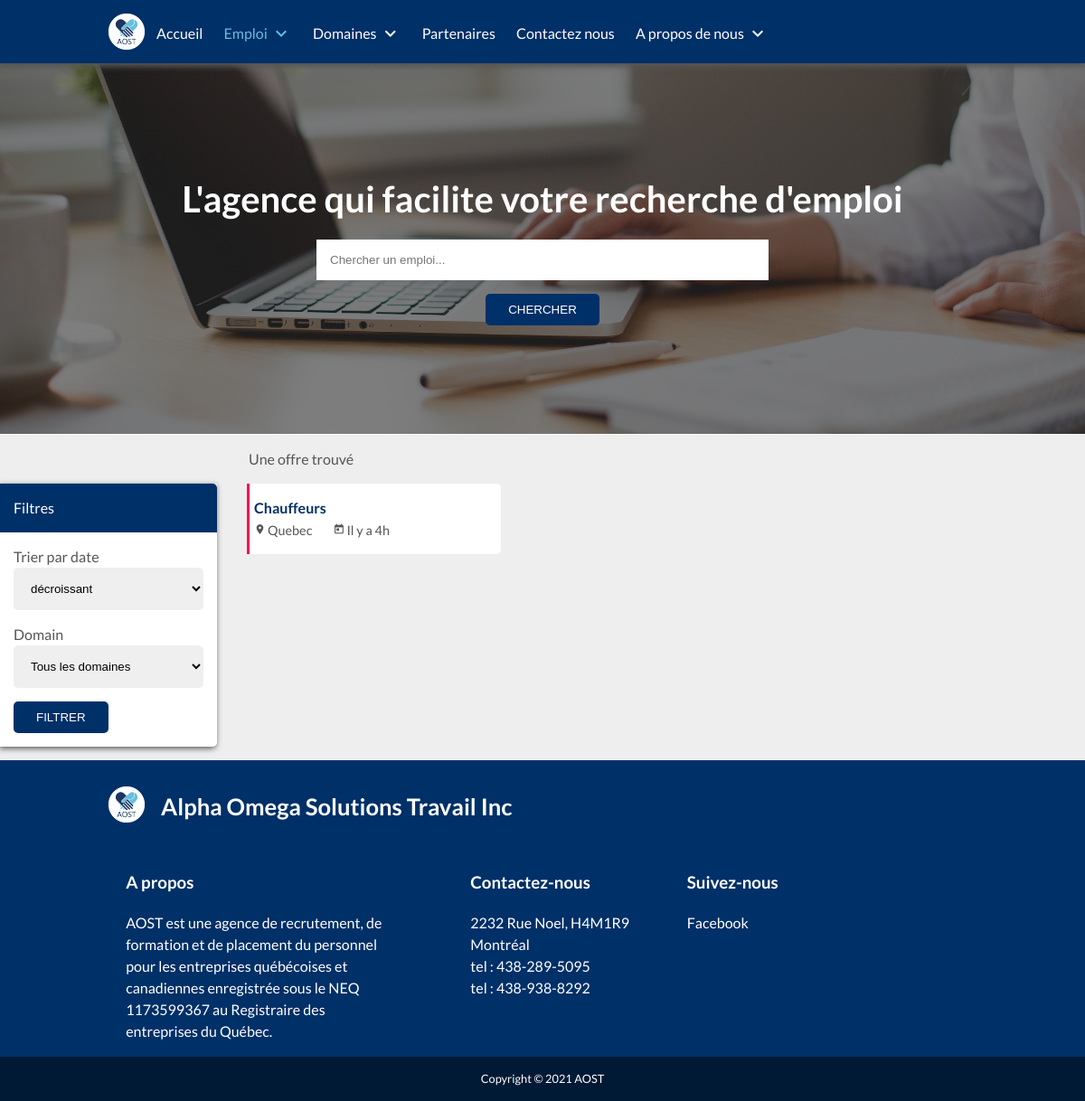
Screenshot of /job/offers/index.php with the database file from the repository.
### tables this page shows
CREATE TABLE IF NOT EXISTS `offers` (
  `id` bigint(20) NOT NULL AUTO_INCREMENT,
  `id_admin` bigint(20) NOT NULL,
  `id_subdomain` bigint(20) NOT NULL,
  `id_city` bigint(20) NOT NULL,
  `compagny` varchar(100) NOT NULL,
  `description` longtext COMMENT 'Description globale de la demande',
  `missions` longtext COMMENT 'description détaillée (par mission) de la demande',
  `skill` longtext COMMENT 'compétences requises du postulant',
  `candidate_profile` longtext COMMENT 'Informations requises du postulant (age, annee d''experience, caractere etc...)',
  `cv` int(1) NOT NULL DEFAULT '0' COMMENT 'vaudra 1 si un CV est requit pour postuler',
  `motivation` int(1) NOT NULL DEFAULT '0' COMMENT 'Vaudra 1 si une lettre de motivation est requise pour postuler',
  `deleted` int(2) NOT NULL DEFAULT '0' COMMENT 'Vaudra 1 si supprimé par un admin (restera présente dans un onglet archives ou corbeille)',
  `expired` int(2) NOT NULL DEFAULT '0' COMMENT 'vaudra 1 si déjà expiré',
  `deadline` datetime NOT NULL COMMENT 'Date limite',
  `added_at` datetime NOT NULL DEFAULT CURRENT_TIMESTAMP,
  PRIMARY KEY (`id`),
  KEY `fk_city` (`id_city`),
  KEY `fk_subdomain` (`id_subdomain`),
  KEY `fk_admin` (`id_admin`)
);

CREATE TABLE IF NOT EXISTS `subdomains` (
  `id` bigint(20) NOT NULL AUTO_INCREMENT,
  `id_admin` bigint(20) NOT NULL,
  `id_domain` bigint(20) NOT NULL,
  `name` varchar(200) NOT NULL,
  `color` varchar(100) NOT NULL,
  `image` varchar(255) NOT NULL,
  `added_at` datetime NOT NULL DEFAULT CURRENT_TIMESTAMP,
  PRIMARY KEY (`id`),
  KEY `id_domain` (`id_domain`),
  KEY `fk_admin` (`id_admin`)
);

CREATE TABLE IF NOT EXISTS `city` (
  `id` bigint(20) NOT NULL AUTO_INCREMENT,
  `name` varchar(150) NOT NULL,
  `added_at` datetime NOT NULL DEFAULT CURRENT_TIMESTAMP,
  PRIMARY KEY (`id`)
);

### job/offers/index.php (called while the page is built)
<?php include($_SERVER["DOCUMENT_ROOT"]."/aost/outils/php/redirection.php");
	redirection("Offres d'emplois | Alpha Omega Solutions Travail", _APP_PATH."job/offers/offers.php", "Offres d'emplois", "Offres d'emplois", _ROOT_PATH."job/offers/offers.css", _ROOT_PATH."job/offers/offers.js");
?>

### class/Offer.class.php (called while the page is built, shortened)
<?php
class Offer
{
    private $_id;
    private $_added_at;
    public function __construct(array $data){
        foreach ($data as $key => $value) {
            $method='set'.ucfirst($key);
        }
    }
    public function setId($id){
        $this->_id=intval($id);
    }
    public function getId(){
        return $this->_id;
    }
    public function setAdded_at($added_at){
        $this->_added_at=strval($added_at);
    }
    public function getAdded_at(){
        return $this->_added_at;
    }
public function getOffersFilterLimit($keyword, $id_domain, $date, $start){
  include(_APP_PATH."bd/server-connect.php");
  $id_domain = intval($id_domain);
  $start=intval($start);
  $end=$start+10;
  $regex = $keyword == "" ? "" : " subdomains.name REGEXP '^(.*)$keyword(.*)$' ";
  $domainTxt = $id_domain == -1 ? "" : " subdomains.id_domain=$id_domain ";
  $dateDirection = " ORDER BY offers.added_at $date ";
  $limit = " LIMIT $start,$end ";
  if($domainTxt == "" && $regex == ""){
    $where_1 = " 1 ";
}else {
    $where_1 = "";
}
$query= $db->prepare("SELECT * FROM subdomains INNER JOIN offers ON offers.id_subdomain = subdomains.id WHERE $regex $domainTxt $where_1 $dateDirection $limit");
$offers=[];
if($query->execute()){
  while($data=$query->fetch()){
      $offers[]=new Offer($data);
  }
  return $offers;
}else{
  return false;
}
}
}
?>

### class/Subdomain.class.php (called while the page is built, shortened)
<?php
class Subdomain
{
 private $_name;
 public function __construct(array $data){
    foreach ($data as $key => $value) {
       $method='set'.ucfirst($key);
  }
}
public function setName($name){
 $this->_name=htmlentities(strval($name));
}
public function getName(){
    return $this->_name;
}
public function getSubdomain($id){
    include(_APP_PATH."bd/server-connect.php");
    $id=intval($id);
    $query=$db->prepare("SELECT * FROM subdomains WHERE id=?");
    $query->bindParam(1,$id);
    if($query->execute() && $query->rowCount()==1){
      $data=$query->fetch();
      return (new Subdomain($data));
  }else{
      return false;
  }
}
}
?>

### class/Domain.class.php (called while the page is built, shortened)
<?php
class domain
{
    private $_color;
    public function __construct(array $data){
        foreach ($data as $key => $value) {
            $method='set'.ucfirst($key);
        }
    }
    public function setColor($color){
        $this->_color=htmlentities(strval($color));
    }
    public function getColor(){
        return $this->_color;
    }
public function getDomain($id){
    include(_APP_PATH."bd/server-connect.php");
    $id=intval($id);
    $query=$db->prepare("SELECT * FROM domains WHERE id=?");
    $query->bindParam(1,$id);
    if($query->execute() && $query->rowCount()==1){
        $data=$query->fetch();
        return (new Domain($data));
    }else{
        return false;
    }
}
}
?>

### class/City.class.php (called while the page is built, shortened)
<?php
class City
{
    private $_name;
    public function __construct(array $data){
        foreach ($data as $key => $value) {
            $method='set'.ucfirst($key);
        }
    }
    public function setName($name){
        $this->_name=htmlentities(strval($name));
    }
    public function getName(){
        return $this->_name;
    }
public function getCity($id){
    include(_APP_PATH."bd/server-connect.php");
    $id=intval($id);
    $query=$db->prepare("SELECT * FROM city WHERE id=?");
    $query->bindParam(1,$id);
    if($query->execute() && $query->rowCount()==1){
        $data=$query->fetch();
        return (new City($data));
    }else{
        return false;
    }
}
}
?>

### outils/php/functions.php (called while the page is built, shortened)
<?php
$tab_month=array("Janvier","Février","Mars","Avril","Mai","Juin","Juillet","Aougt","Septembre","Octobre","Novembre","Décembre");
function get_elapsed_time($datetime){
	global $tab_month;
	$date_convert_in_seconde = strtotime($datetime);
	if(date('Ymd', $date_convert_in_seconde) == date('Ymd')){
		$diff = time()-$date_convert_in_seconde;
		if($diff < 60){
			return "Il y a ".$diff." secondes";
		}else if($diff < 3600){
			return "Il y a ".floor($diff/60)." min";
		}else if($diff < 86400){
			return "Il y a ".floor($diff/3600)."h";
		}
	}else if(date('Ymd', $date_convert_in_seconde) == date('Ymd', strtotime('- 1 DAY'))){
		return "Hier";
	}else if(date('Ymd', $date_convert_in_seconde) == date('Ymd', strtotime('- 2 DAY'))){
		return "Il y a 2 jours";
	}else if(date('Ymd', $date_convert_in_seconde) == date('Ymd', strtotime('- 3 DAY'))){
		return "Il y a 3 jours";
	}else if(date('Ymd', $date_convert_in_seconde) == date('Ymd', strtotime('- 4 DAY'))){
		return "Il y a 4 jours";
	}else if(date('Ymd', $date_convert_in_seconde) == date('Ymd', strtotime('- 5 DAY'))){
		return "Il y a 5 jours";
	}else if(date('Ymd', $date_convert_in_seconde) == date('Ymd', strtotime('- 6 DAY'))){
		return "Il y a 6 jours";
	}else if(date('YW', $date_convert_in_seconde) == date('YW', strtotime('- 1 WEEK'))){
		return "Il y a 1 semaine";
	}else if(date('YW', $date_convert_in_seconde) == date('YW', strtotime('- 2 WEEK'))){
		return "Il y a 2 semaines";
	}else if(date('YW', $date_convert_in_seconde) == date('YW', strtotime('- 3 WEEK'))){
		return "Il y a 3 semaines";
	}else if(date('YW', $date_convert_in_seconde) == date('YW', strtotime('- 4 WEEK'))){
		return "Il y a 4 semaines";
	}else if(date('Ym', $date_convert_in_seconde) == date('Ym', strtotime('- 1 MONTH'))){
		return "Il y a 1 mois";
	}else if(date('Ym', $date_convert_in_seconde) == date('Ym', strtotime('- 2 MONTH'))){
		return "Il y a 2 mois";
	}else if(date('Ym', $date_convert_in_seconde) == date('Ym', strtotime('- 3 MONTH'))){
		return "Il y a 3 mois";
	}else if(date('Ym', $date_convert_in_seconde) == date('Ym', strtotime('- 4 MONTH'))){
		return "Il y a 4 mois";
	}else if(date('Ym', $date_convert_in_seconde) == date('Ym', strtotime('- 5 MONTH'))){
		return "Il y a 5 mois";
	}else if(date('Ym', $date_convert_in_seconde) == date('Ym', strtotime('- 6 MONTH'))){
		return "Il y a 6 mois";
	}else if(date('Ym', $date_convert_in_seconde) == date('Ym', strtotime('- 7 MONTH'))){
		return "Il y a 7 mois";
	}else if(date('Ym', $date_convert_in_seconde) == date('Ym', strtotime('- 8 MONTH'))){
		return "Il y a 8 mois";
	}else if(date('Ym', $date_convert_in_seconde) == date('Ym', strtotime('- 9 MONTH'))){
		return "Il y a 9 mois";
	}else if(date('Ym', $date_convert_in_seconde) == date('Ym', strtotime('- 10 MONTH'))){
		return "Il y a 10 mois";
	}else if(date('Ym', $date_convert_in_seconde) == date('Ym', strtotime('- 11 MONTH'))){
		return "Il y a 11 mois";
	}else if(date('Y', $date_convert_in_seconde) == date('Y', strtotime('- 1 YEAR'))){
		return "Il y a 1 an";
	}else if(date('Y', $date_convert_in_seconde) == date('Y', strtotime('- 2 YEAR'))){
		return "Il y a 2 ans";
	}else if(date('Y', $date_convert_in_seconde) == date('Y', strtotime('- 3 YEAR'))){
		return "Il y a 3 ans";
	}else if(date('Y', $date_convert_in_seconde) == date('Y', strtotime('- 4 YEAR'))){
		return "Il y a 4 ans";
	}else if(date('Y', $date_convert_in_seconde) == date('Y', strtotime('- 5 YEAR'))){
		return "Il y a 5 ans";
	}else if(date('Y', $date_convert_in_seconde) == date('Y', strtotime('- 6 YEAR'))){
		return "Il y a 6 ans";
	}else if(date('Y', $date_convert_in_seconde) == date('Y', strtotime('- 7 YEAR'))){
		return "Il y a 7 ans";
	}else if(date('Y', $date_convert_in_seconde) == date('Y', strtotime('- 8 YEAR'))){
		return "Il y a 8 ans";
	}else if(date('Y', $date_convert_in_seconde) == date('Y', strtotime('- 9 YEAR'))){
		return "Il y a 9 ans";
	}else if(date('Y', $date_convert_in_seconde) == date('Y', strtotime('- 10 YEAR'))){
		return "Il y a 10 ans";
	}else if(date('Y', $date_convert_in_seconde) == date('Y', strtotime('- 11 YEAR'))){
		return "Il y a 11 ans";
	}else if(date('Y', $date_convert_in_seconde) == date('Y', strtotime('- 12 YEAR'))){
		return "Il y a 12 ans";
	}else if(date('Y', $date_convert_in_seconde) == date('Y', strtotime('- 13 YEAR'))){
		return "Il y a 13 ans";
	}else if(date('Y', $date_convert_in_seconde) == date('Y', strtotime('- 14 YEAR'))){
		return "Il y a 14 ans";
	}else if(date('Y', $date_convert_in_seconde) == date('Y', strtotime('- 15 YEAR'))){
		return "Il y a 15 ans";
	}else if(date('Y', $date_convert_in_seconde) == date('Y', strtotime('- 16 YEAR'))){
		return "Il y a 16 ans";
	}else if(date('Y', $date_convert_in_seconde) == date('Y', strtotime('- 17 YEAR'))){
		return "Il y a 17 ans";
	}else if(date('Y', $date_convert_in_seconde) == date('Y', strtotime('- 18 YEAR'))){
		return "Il y a 18 ans";
	}else if(date('Y', $date_convert_in_seconde) == date('Y', strtotime('- 19 YEAR'))){
		return "Il y a 19 ans";
	}else if(date('Y', $date_convert_in_seconde) == date('Y', strtotime('- 20 YEAR'))){
		return "Il y a 20 ans";
	}else if(date('Y', $date_convert_in_seconde) < date('Y', strtotime('- 20 YEAR'))){
		return "Il y a plus de 20 ans";
	}else{
		$mois=date('m',$date_convert_in_seconde);
		$mois=$tab_month[$mois-1];
		return 'depuis le '.date('d', $date_convert_in_seconde)." ".$mois;
	}
}
?>

### job/offers/offers.php (the view, shortened to what this page needs)
<?php
	$keyword = isset($_POST["keyword"]) ? $_POST["keyword"] : "";
	$date = isset($_POST["date"]) ? $_POST["date"] : "DESC";
	$id_domain = isset($_POST["id_domain"]) ? $_POST["id_domain"] : "-1";
	$offers_count = $offer->getOffersFilterLimit($keyword, $id_domain, $date, "");
	$actuParPage= 10;
	$nombreDePages=ceil(count($offers_count)/$actuParPage);
	if(isset($_GET['page']))
	{
		 $pageActuelle=intval($_GET['page']);
		 if($pageActuelle>$nombreDePages)
		 {
					$pageActuelle=$nombreDePages;
		 }
	}
	else
	{
		 $pageActuelle=1;
	}
	$premiereEntree=($pageActuelle-1)*$actuParPage;
	$offers = $offer->getOffersFilterLimit($keyword, $id_domain, $date, $premiereEntree);
?>
<div class="container-box" style="background-image: url('/aost/img/bg/bg1.jpg');">
  <div class="container-box-shadow">
    <div class="offset-10-laptop container-box-body" style="">
      <div class="container-title">L'agence qui facilite votre recherche d'emploi</div>
			<form method="post" action="<?php echo _ROOT_PATH; ?>job/offers/" class="form-offres-block">
        <div class="input-search">
          <input type="text" name="keyword" class="" id="inputSearchInput" autocomplete="off" placeholder="Chercher un emploi..." value="<?php if(isset($_POST["keyword"])){echo $_POST["keyword"];} ?>">
        </div>
        <br>
        <button id="autosuggest-btn" type="submit" class="btn btn-primary" name="button">Chercher</button>
      </form>
    </div>
  </div>
</div>
<div class="offres-block offers-container">
  <div class="offres-stats">
    <span class="stat">
			<?php
				if(count($offers_count) > 1){
					echo count($offers_count)." offres trouvés";
				}else {
					if(count($offers_count) > 0){
						echo "Une offre trouvé";
					}else {
						echo "Aucune offres trouvé";
					}
				}
			?>
		</span>
  </div>
  <div class="offres-filtres">
    <div class="offres-filtres-header">
      Filtres
    </div>
    <form method="post" action="<?php echo _ROOT_PATH; ?>job/offers/" class="offres-filtres-body">
      <div class="input-block">
      	<label for="date">Trier par date </label>
				<select class="" name="date" id="date">
					<option value="DESC" <?php if(isset($_POST["date"])){ if($_POST["date"] == "DESC"){echo "selected";} } ?>>décroissant</option>
				</select>
      </div>
			<div class="input-block">
				<label for="domain">Domain </label>
				<select class="" id="domain" name="id_domain">
					<option value="-1">Tous les domaines</option>
					<?php
						$domains = $domain->getDomains();
						foreach($domains as $domain){
					?>
					<option value="<?php echo $domain->getId(); ?>" <?php if(isset($_POST["id_domain"])){ if($_POST["id_domain"] == $domain->getId()){echo "selected";} } ?>><?php echo $domain->getName(); ?></option>
					<?php } ?>
				</select>
			</div>
			<input type="submit" name="" class="btn btn-primary" value="Filtrer">
    </form>
  </div>
  <div class="offres-contain">
    <div class="emplois-populaires-container">
      <?php
        foreach ($offers as $offer) {
	        $city = $city->getCity($offer->getId_city());
	        $subdomain = $subdomain->getSubdomain($offer->getId_subdomain());
	        $domain = $domain->getDomain($subdomain->getId_domain());
          $domainColor = $domain->getColor()==""? "66BFDE" : $domain -> getColor();
        ?>
        <a href="<?php echo _ROOT_PATH."job/offers/a/".str_replace(" ", "-",$subdomain->getName())."/".$offer->getId()."/" ?>" class="ep-block" style="border-left : 3px solid #<?php echo $domainColor; ?>">
          <div class="ep-text">
            <span class="ep-title"><?php echo $subdomain->getName(); ?></span>
            <span class="ep-city"><i class="material-icons vertical-align-bottom">location_on</i><?php echo $city->getName(); ?></span>
            <span class="ep-added_at"><i class="material-icons vertical-align-bottom"> today </i><?php echo get_elapsed_time($offer->getAdded_at()); ?></span>
          </div>
        </a>
      <?php } ?>
    </div>
  </div>
</div>

### rows the page displays
offers: id_subdomain.name "Chauffeurs", id_city.name "Quebec", added_at "Il y a 4h"
